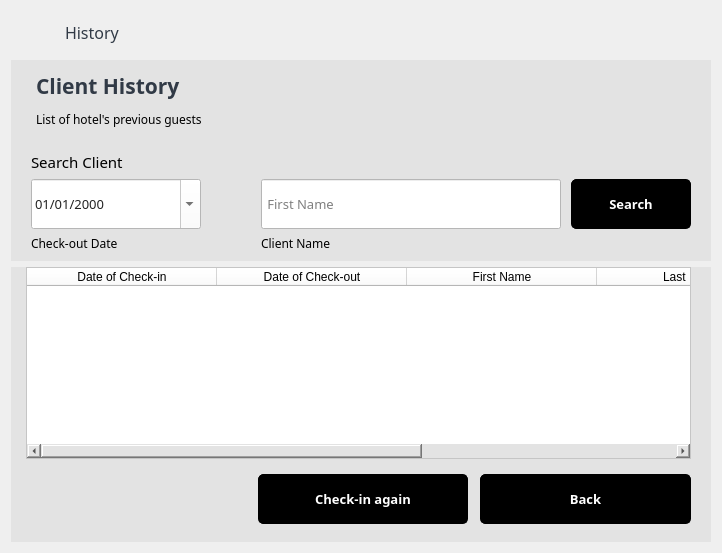
         <widget class="QWidget" name="History">
          <layout class="QVBoxLayout" name="verticalLayout_4">
           <item>
            <widget class="QWidget" name="widget_69" native="true">
             <layout class="QGridLayout" name="gridLayout_89">
              <property name="leftMargin">
               <number>23</number>
              </property>
              <property name="rightMargin">
               <number>20</number>
              </property>
              <item row="0" column="2">
               <spacer name="horizontalSpacer_33">
                <property name="orientation">
                 <enum>Qt::Horizontal</enum>
                </property>
                <property name="sizeHint" stdset="0">
                 <size>
                  <width>40</width>
                  <height>20</height>
                 </size>
                </property>
               </spacer>
              </item>
              <item row="0" column="0">
               <widget class="QLabel" name="label_92">
                <property name="minimumSize">
                 <size>
                  <width>25</width>
                  <height>25</height>
                 </size>
                </property>
                <property name="maximumSize">
                 <size>
                  <width>25</width>
                  <height>25</height>
                 </size>
                </property>
                <property name="text">
                 <string/>
                </property>
                <property name="pixmap">
                 <pixmap>blacak history.png</pixmap>
                </property>
                <property name="scaledContents">
                 <bool>true</bool>
                </property>
               </widget>
              </item>
              <item row="0" column="1">
               <widget class="QLabel" name="label_93">
                <property name="font">
                 <font>
                  <family>Century Gothic</family>
                  <pointsize>12</pointsize>
                  <weight>50</weight>
                  <bold>false</bold>
                 </font>
                </property>
                <property name="styleSheet">
                 <string notr="true">color: rgb(49, 58, 70);</string>
                </property>
                <property name="text">
                 <string>History</string>
                </property>
               </widget>
              </item>
             </layout>
            </widget>
           </item>
           <item>
            <widget class="QWidget" name="widget_25" native="true">
             <property name="styleSheet">
              <string notr="true">background-color: rgb(227, 227, 227);</string>
             </property>
             <layout class="QGridLayout" name="gridLayout_56">
              <property name="leftMargin">
               <number>20</number>
              </property>
              <property name="rightMargin">
               <number>20</number>
              </property>
              <item row="0" column="0">
               <widget class="QWidget" name="widget_62" native="true">
                <property name="minimumSize">
                 <size>
                  <width>0</width>
                  <height>67</height>
                 </size>
                </property>
                <layout class="QGridLayout" name="gridLayout_55">
                 <property name="leftMargin">
                  <number>5</number>
                 </property>
                 <property name="topMargin">
                  <number>0</number>
                 </property>
                 <property name="rightMargin">
                  <number>5</number>
                 </property>
                 <property name="bottomMargin">
                  <number>0</number>
                 </property>
                 <property name="spacing">
                  <number>0</number>
                 </property>
                 <item row="0" column="1">
                  <spacer name="horizontalSpacer_20">
                   <property name="orientation">
                    <enum>Qt::Horizontal</enum>
                   </property>
                   <property name="sizeHint" stdset="0">
                    <size>
                     <width>40</width>
                     <height>20</height>
                    </size>
                   </property>
                  </spacer>
                 </item>
                 <item row="0" column="0">
                  <widget class="QLabel" name="label_47">
                   <property name="font">
                    <font>
                     <family>Century Gothic</family>
                     <pointsize>16</pointsize>
                     <weight>75</weight>
                     <bold>true</bold>
                    </font>
                   </property>
                   <property name="styleSheet">
                    <string notr="true">color: rgb(49, 58, 70);</string>
                   </property>
                   <property name="text">
                    <string>Client History</string>
                   </property>
                  </widget>
                 </item>
                 <item row="1" column="0">
                  <widget class="QLabel" name="label_48">
                   <property name="font">
                    <font>
                     <family>Century Gothic</family>
                    </font>
                   </property>
                   <property name="text">
                    <string>List of hotel's previous guests</string>
                   </property>
                  </widget>
                 </item>
                </layout>
               </widget>
              </item>
              <item row="1" column="0">
               <widget class="QWidget" name="widget_28" native="true">
                <layout class="QGridLayout" name="gridLayout_10">
                 <property name="leftMargin">
                  <number>0</number>
                 </property>
                 <property name="rightMargin">
                  <number>0</number>
                 </property>
                 <property name="bottomMargin">
                  <number>0</number>
                 </property>
                 <property name="horizontalSpacing">
                  <number>10</number>
                 </property>
                 <item row="2" column="2">
                  <spacer name="horizontalSpacer_6">
                   <property name="orientation">
                    <enum>Qt::Horizontal</enum>
                   </property>
                   <property name="sizeHint" stdset="0">
                    <size>
                     <width>40</width>
                     <height>20</height>
                    </size>
                   </property>
                  </spacer>
                 </item>
                 <item row="3" column="3">
                  <widget class="QLabel" name="label_22">
                   <property name="font">
                    <font>
                     <family>Century Gothic</family>
                     <pointsize>9</pointsize>
                     <weight>50</weight>
                     <bold>false</bold>
                    </font>
                   </property>
                   <property name="text">
                    <string>Client Name</string>
                   </property>
                  </widget>
                 </item>
                 <item row="2" column="3">
                  <widget class="QLineEdit" name="lineEdit_6">
                   <property name="minimumSize">
                    <size>
                     <width>300</width>
                     <height>50</height>
                    </size>
                   </property>
                   <property name="font">
                    <font>
                     <family>Century Gothic</family>
                     <pointsize>10</pointsize>
                    </font>
                   </property>
                   <property name="styleSheet">
                    <string notr="true">background-color: rgb(255, 255, 255);</string>
                   </property>
                   <property name="placeholderText">
                    <string> First Name</string>
                   </property>
                  </widget>
                 </item>
                 <item row="3" column="1">
                  <widget class="QLabel" name="label_21">
                   <property name="font">
                    <font>
                     <family>Century Gothic</family>
                     <pointsize>9</pointsize>
                     <weight>50</weight>
                     <bold>false</bold>
                    </font>
                   </property>
                   <property name="text">
                    <string>Check-out Date</string>
                   </property>
                  </widget>
                 </item>
                 <item row="2" column="1">
                  <widget class="QDateEdit" name="dt1_2">
                   <property name="sizePolicy">
                    <sizepolicy hsizetype="Expanding" vsizetype="Fixed">
                     <horstretch>0</horstretch>
                     <verstretch>0</verstretch>
                    </sizepolicy>
                   </property>
                   <property name="minimumSize">
                    <size>
                     <width>170</width>
                     <height>50</height>
                    </size>
                   </property>
                   <property name="maximumSize">
                    <size>
                     <width>250</width>
                     <height>16777215</height>
                    </size>
                   </property>
                   <property name="font">
                    <font>
                     <family>Century Gothic</family>
                     <pointsize>10</pointsize>
                    </font>
                   </property>
                   <property name="styleSheet">
                    <string notr="true">background-color: rgb(255, 255, 255);
color: rgb(35, 35, 35);</string>
                   </property>
                   <property name="displayFormat">
                    <string>MM/dd/yyyy</string>
                   </property>
                   <property name="calendarPopup">
                    <bool>true</bool>
                   </property>
                   <property name="currentSectionIndex">
                    <number>0</number>
                   </property>
                  </widget>
                 </item>
                 <item row="2" column="4">
                  <widget class="QPushButton" name="pushButton_8">
                   <property name="sizePolicy">
                    <sizepolicy hsizetype="Expanding" vsizetype="Fixed">
                     <horstretch>0</horstretch>
                     <verstretch>0</verstretch>
                    </sizepolicy>
                   </property>
                   <property name="minimumSize">
                    <size>
                     <width>120</width>
                     <height>50</height>
                    </size>
                   </property>
                   <property name="maximumSize">
                    <size>
                     <width>150</width>
                     <height>16777215</height>
                    </size>
                   </property>
                   <property name="font">
                    <font>
                     <family>Century Gothic</family>
                     <pointsize>10</pointsize>
                     <weight>75</weight>
                     <bold>true</bold>
                    </font>
                   </property>
                   <property name="styleSheet">
                    <string notr="true">QPushButton {
	border-radius: 5px;
	border: 1px solid black;
	color: rgb(255, 255, 255);
	background-color: rgb(0, 0, 0);
}

QPushButton:hover {
	
	background-color: rgb(70, 70, 70);
}

QPushButton:pressed {
	color: rgb(106, 106, 106);
	background-color: rgb(0, 0, 0);
}</string>
                   </property>
                   <property name="text">
                    <string>Search</string>
                   </property>
                   <property name="icon">
                    <iconset>
                     <normaloff>search white.png</normaloff>search white.png</iconset>
                   </property>
                   <property name="iconSize">
                    <size>
                     <width>25</width>
                     <height>25</height>
                    </size>
                   </property>
                  </widget>
                 </item>
                 <item row="1" column="1" colspan="3">
                  <widget class="QLabel" name="label_16">
                   <property name="font">
                    <font>
                     <family>Century Gothic</family>
                     <pointsize>11</pointsize>
                     <weight>50</weight>
                     <bold>false</bold>
                    </font>
                   </property>
                   <property name="text">
                    <string>Search Client</string>
                   </property>
                  </widget>
                 </item>
                </layout>
               </widget>
              </item>
             </layout>
            </widget>
           </item>
           <item>
            <widget class="QWidget" name="widget_26" native="true">
             <property name="styleSheet">
              <string notr="true">background-color: rgb(227, 227, 227);</string>
             </property>
             <layout class="QGridLayout" name="gridLayout_12">
              <property name="leftMargin">
               <number>15</number>
              </property>
              <property name="topMargin">
               <number>0</number>
              </property>
              <property name="rightMargin">
               <number>20</number>
              </property>
              <item row="0" column="0">
               <widget class="QTableWidget" name="tableWidget_2">
                <property name="font">
                 <font>
                  <family>Century Gothic</family>
                  <pointsize>10</pointsize>
                 </font>
                </property>
                <property name="styleSheet">
                 <string notr="true">background-color: rgb(255, 255, 255);</string>
                </property>
                <attribute name="horizontalHeaderCascadingSectionResizes">
                 <bool>false</bool>
                </attribute>
                <attribute name="horizontalHeaderDefaultSectionSize">
                 <number>190</number>
                </attribute>
                <attribute name="horizontalHeaderStretchLastSection">
                 <bool>true</bool>
                </attribute>
                <column>
                 <property name="text">
                  <string>Date of Check-in</string>
                 </property>
                </column>
                <column>
                 <property name="text">
                  <string>Date of Check-out</string>
                 </property>
                </column>
                <column>
                 <property name="text">
                  <string>First Name</string>
                 </property>
                </column>
                <column>
                 <property name="text">
                  <string>Last Name</string>
                 </property>
                </column>
                <column>
                 <property name="text">
                  <string>Room</string>
                 </property>
                </column>
               </widget>
              </item>
              <item row="1" column="0">
               <widget class="QWidget" name="widget_27" native="true">
                <layout class="QHBoxLayout" name="horizontalLayout_12">
                 <property name="spacing">
                  <number>12</number>
                 </property>
                 <property name="rightMargin">
                  <number>0</number>
                 </property>
                 <item>
                  <widget class="QWidget" name="widget_29" native="true"/>
                 </item>
                 <item>
                  <widget class="QPushButton" name="pushButton_20">
                   <property name="minimumSize">
                    <size>
                     <width>0</width>
                     <height>50</height>
                    </size>
                   </property>
                   <property name="maximumSize">
                    <size>
                     <width>370</width>
                     <height>16777215</height>
                    </size>
                   </property>
                   <property name="font">
                    <font>
                     <family>Century Gothic</family>
                     <pointsize>10</pointsize>
                     <weight>75</weight>
                     <bold>true</bold>
                    </font>
                   </property>
                   <property name="styleSheet">
                    <string notr="true">QPushButton {
	border-radius: 5px;
	border: 1px solid black;
	color: rgb(255, 255, 255);
	background-color: rgb(0, 0, 0);
}

QPushButton:hover {
	
	background-color: rgb(70, 70, 70);
}

QPushButton:pressed {
	color: rgb(106, 106, 106);
	background-color: rgb(0, 0, 0);
}</string>
                   </property>
                   <property name="text">
                    <string>Check-in again</string>
                   </property>
                   <property name="icon">
                    <iconset>
                     <normaloff>view white.png</normaloff>view white.png</iconset>
                   </property>
                   <property name="iconSize">
                    <size>
                     <width>27</width>
                     <height>27</height>
                    </size>
                   </property>
                  </widget>
                 </item>
                 <item>
                  <widget class="QPushButton" name="pushButton_15">
                   <property name="minimumSize">
                    <size>
                     <width>0</width>
                     <height>50</height>
                    </size>
                   </property>
                   <property name="maximumSize">
                    <size>
                     <width>370</width>
                     <height>16777215</height>
                    </size>
                   </property>
                   <property name="font">
                    <font>
                     <family>Century Gothic</family>
                     <pointsize>10</pointsize>
                     <weight>75</weight>
                     <bold>true</bold>
                    </font>
                   </property>
                   <property name="styleSheet">
                    <string notr="true">QPushButton {
	border-radius: 5px;
	border: 1px solid black;
	color: rgb(255, 255, 255);
	background-color: rgb(0, 0, 0);
}

QPushButton:hover {
	
	background-color: rgb(70, 70, 70);
}

QPushButton:pressed {
	color: rgb(106, 106, 106);
	background-color: rgb(0, 0, 0);
}</string>
                   </property>
                   <property name="text">
                    <string>Back</string>
                   </property>
                   <property name="iconSize">
                    <size>
                     <width>18</width>
                     <height>18</height>
                    </size>
                   </property>
                  </widget>
                 </item>
                </layout>
               </widget>
              </item>
             </layout>
            </widget>
           </item>
          </layout>
         </widget>
